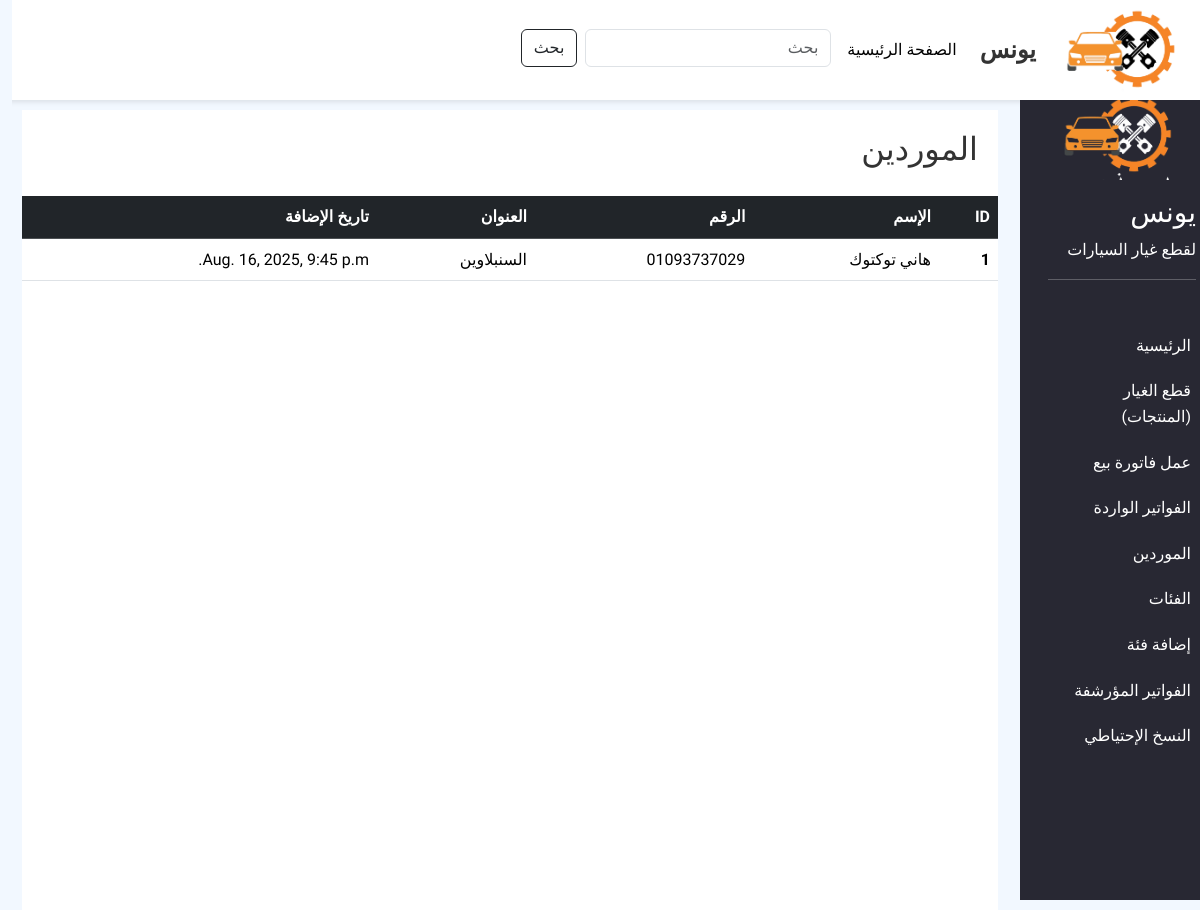
Screenshot of /suppliers/ with the database file from the repository.
### CSP_app/models.py (models this page shows, shortened)
class Supplier(models.Model):
    name = models.CharField(max_length=100)
    address = models.CharField(max_length=200)
    phone = models.CharField(max_length=20)
    created_at = models.DateTimeField(auto_now_add=True, null=True)

### CSP_app/views.py (the view)
# urls.py: path('suppliers/', views.suppliers, name='suppliers'),
def suppliers(request):
    suppliers = Supplier.objects.all()
    if 'search-bar' in request.GET:
        search = request.GET['search-bar']
        suppliers = suppliers.filter(name__icontains=search)
    return render(request, 'suppliers.html', {'suppliers':suppliers})

### templates/suppliers.html
{% extends 'base.html' %}
{% block content %}
<div class="col-lg-10">
    <div class="content">
        <h2 style="padding: 20px;">
            الموردين
        </h2>
        <table class="table table-hover">
        <thead>
            <tr class="table-dark">
            <th scope="col">ID</th>
            <th scope="col">الإسم</th>
            <th scope="col">الرقم</th>
            <th scope="col">العنوان</th>
            <th scope="col">تاريخ الإضافة</th>
            </tr>
        </thead>
        <tbody>
            {% for supplier in suppliers %}
                <tr onclick="window.location.href='{% url 'supplier_details' supplier.id %}';" style="cursor: pointer;">
                <th scope="row">{{supplier.id}}</th>
                <td>{{supplier.name}}</td>
                <td>{{supplier.phone}}</td>
                <td>{{supplier.address}}</td>
                <td>{{supplier.created_at}}</td>
                </tr>
            {% endfor %}
        </tbody>
        </table>
    </div>
</div>
{% endblock %}

### static/css/style.css (style rules this page uses)
* { margin: 0; padding: 0; }
html, body { height: 100%; width: 100%; font-family: "Alexandria", sans-serif; font-size: 16px; line-height: 1.6; background-color: rgb(242, 248, 255); color: #333; }
.content { margin: 10px; height: 100%; background-color: rgb(255, 255, 255); }

### rows the page displays
Supplier: name "هاني توكتوك", phone "01093737029", address "السنبلاوين"
